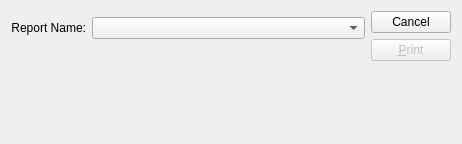
<?xml version="1.0" encoding="UTF-8"?>
<ui version="4.0">
 <comment>This file is part of the xTuple ERP: PostBooks Edition, a free and
open source Enterprise Resource Planning software suite,
Copyright (c) 1999-2010 by OpenMFG LLC, d/b/a xTuple.
It is licensed to you under the Common Public Attribution License
version 1.0, the full text of which (including xTuple-specific Exhibits)
is available at www.xtuple.com/CPAL.  By using this software, you agree
to be bound by its terms.</comment>
 <class>printPoForm</class>
 <widget class="QDialog" name="printPoForm">
  <property name="geometry">
   <rect>
    <x>0</x>
    <y>0</y>
    <width>462</width>
    <height>144</height>
   </rect>
  </property>
  <property name="windowTitle">
   <string>Print Purchase Order Form</string>
  </property>
  <layout class="QHBoxLayout">
   <item>
    <layout class="QVBoxLayout">
     <item>
      <widget class="OrderCluster" name="_po">
       <property name="allowedTypes">
        <set>OrderLineEdit::Purchase</set>
       </property>
      </widget>
     </item>
     <item>
      <layout class="QHBoxLayout">
       <item>
        <widget class="QLabel" name="_reportLit">
         <property name="text">
          <string>Report Name:</string>
         </property>
         <property name="alignment">
          <set>Qt::AlignRight|Qt::AlignTrailing|Qt::AlignVCenter</set>
         </property>
        </widget>
       </item>
       <item>
        <widget class="XComboBox" name="_report">
         <property name="sizePolicy">
          <sizepolicy hsizetype="Expanding" vsizetype="Fixed">
           <horstretch>0</horstretch>
           <verstretch>0</verstretch>
          </sizepolicy>
         </property>
        </widget>
       </item>
      </layout>
     </item>
     <item>
      <spacer name="Spacer4">
       <property name="orientation">
        <enum>Qt::Vertical</enum>
       </property>
       <property name="sizeType">
        <enum>QSizePolicy::Expanding</enum>
       </property>
       <property name="sizeHint" stdset="0">
        <size>
         <width>20</width>
         <height>16</height>
        </size>
       </property>
      </spacer>
     </item>
    </layout>
   </item>
   <item>
    <layout class="QVBoxLayout">
     <item>
      <widget class="QPushButton" name="_close">
       <property name="text">
        <string>Cancel</string>
       </property>
      </widget>
     </item>
     <item>
      <widget class="QPushButton" name="_print">
       <property name="enabled">
        <bool>false</bool>
       </property>
       <property name="text">
        <string>&amp;Print</string>
       </property>
       <property name="default">
        <bool>true</bool>
       </property>
      </widget>
     </item>
     <item>
      <spacer name="Spacer16">
       <property name="orientation">
        <enum>Qt::Vertical</enum>
       </property>
       <property name="sizeType">
        <enum>QSizePolicy::Expanding</enum>
       </property>
       <property name="sizeHint" stdset="0">
        <size>
         <width>20</width>
         <height>8</height>
        </size>
       </property>
      </spacer>
     </item>
    </layout>
   </item>
  </layout>
 </widget>
 <layoutdefault spacing="6" margin="11"/>
 <pixmapfunction>qPixmapFromMimeSource</pixmapfunction>
 <customwidgets>
  <customwidget>
   <class>OrderCluster</class>
   <extends>QWidget</extends>
   <header>ordercluster.h</header>
  </customwidget>
  <customwidget>
   <class>XComboBox</class>
   <extends>QComboBox</extends>
   <header>xcombobox.h</header>
  </customwidget>
 </customwidgets>
 <tabstops>
  <tabstop>_report</tabstop>
 </tabstops>
 <resources/>
 <connections>
  <connection>
   <sender>_close</sender>
   <signal>clicked()</signal>
   <receiver>printPoForm</receiver>
   <slot>reject()</slot>
   <hints>
    <hint type="sourcelabel">
     <x>20</x>
     <y>20</y>
    </hint>
    <hint type="destinationlabel">
     <x>20</x>
     <y>20</y>
    </hint>
   </hints>
  </connection>
  <connection>
   <sender>_po</sender>
   <signal>valid(bool)</signal>
   <receiver>_print</receiver>
   <slot>setEnabled(bool)</slot>
   <hints>
    <hint type="sourcelabel">
     <x>20</x>
     <y>20</y>
    </hint>
    <hint type="destinationlabel">
     <x>20</x>
     <y>20</y>
    </hint>
   </hints>
  </connection>
 </connections>
</ui>
